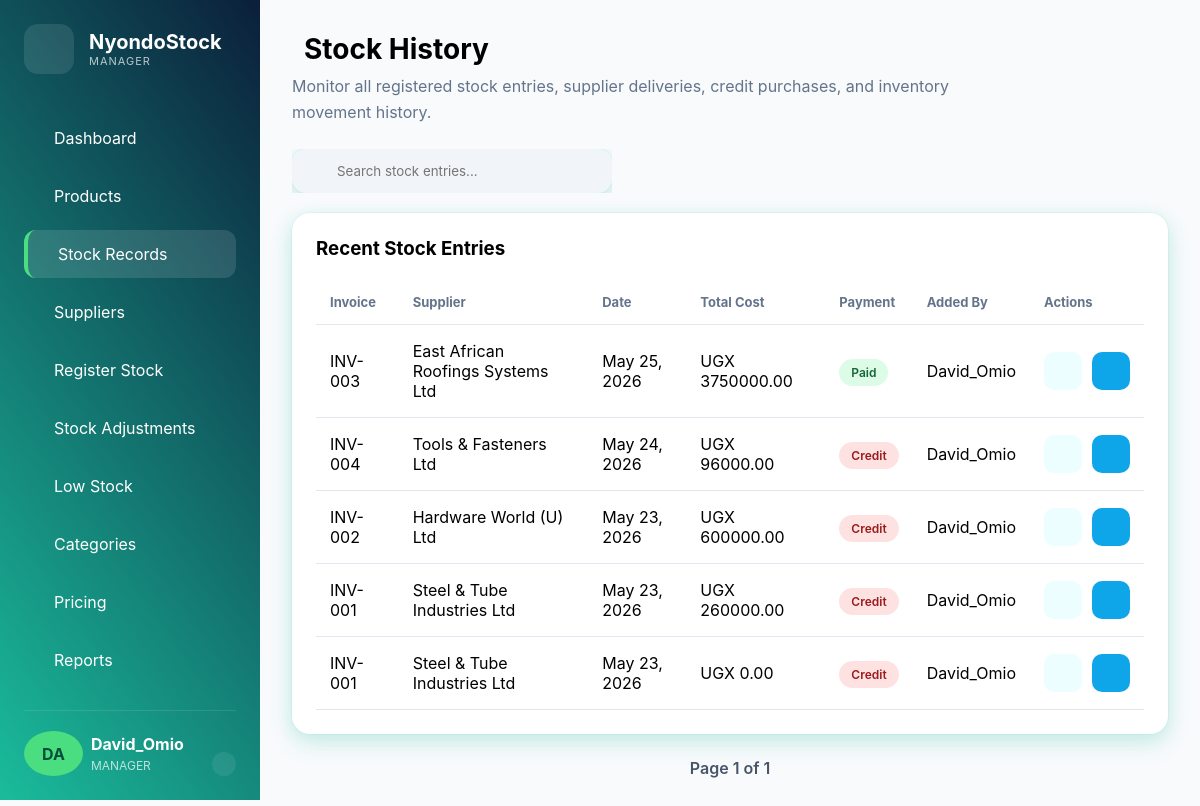
The page /stock_history/ (signed in) on the database its author committed.
### inventory_app/models.py (models this page shows, shortened)
class StockEntry(models.Model):
    PAYMENT_METHODS = (
        ('CASH', 'Cash'),
        ('MOMO', 'Mobile Money'),
        ('BANK', 'Bank Transfer'),
        ('CHEQUE', 'Cheque'),
    )
    supplier = models.ForeignKey(
        Supplier,
        on_delete=models.CASCADE
    )
    added_by = models.ForeignKey(
        'auth.User',
        on_delete=models.SET_NULL,
        null=True
    )
    invoice_number = models.CharField(
        max_length=100,
        blank=True,
        null=True
    )
    stock_date = models.DateField(default=now)
    supplied_on_credit = models.BooleanField(default=False)
    total_cost = models.DecimalField(
        max_digits=12,
        decimal_places=2,
        default=0
    )
    payment_method = models.CharField(
        max_length=20,
        choices=PAYMENT_METHODS,
        blank=True,
        null=True
    )
    transaction_reference = models.CharField(
        max_length=100,
        blank=True,
        null=True
    )
    notes = models.TextField(
        blank=True,
        null=True
    )
    date_added = models.DateTimeField(
        auto_now_add=True
    )

class Supplier(models.Model):
    COMPANY_TYPES = (
        ('SOLE', 'Sole Proprietorship'),
        ('PARTNERSHIP', 'Partnership'),
        ('LLC', 'Limited Liability Company'),
        ('CORPORATION', 'Corporation'),
    )
    supplier_name = models.CharField(max_length=150)
    contact_person = models.CharField(max_length=100)
    job_title = models.CharField(
        max_length=100,
        blank=True
    )
    phone_number = models.CharField(max_length=20)
    alternative_phone = models.CharField(
        max_length=20,
        blank=True
    )
    email = models.EmailField(blank=True)
    company_type = models.CharField(
        max_length=30,
        choices=COMPANY_TYPES,
        blank=True
    )
    business_registration_number = models.CharField(
        max_length=100,
        blank=True
    )
    tin_number = models.CharField(
        max_length=100,
        blank=True
    )
    website = models.URLField(blank=True)
    address = models.TextField(blank=True)
    city = models.CharField(
        max_length=100,
        blank=True
    )
    country = models.CharField(
        max_length=100,
        default='Uganda'
    )
    balance_due = models.DecimalField(
        max_digits=12,
        decimal_places=2,
        default=0
    )
    is_credit_supplier = models.BooleanField(default=False)
    created_at = models.DateTimeField(
        auto_now_add=True
    )

### inventory_app/views.py (the view)
# urls.py: path('stock_history/', views.stock_history,name='stock_history'),
@login_required
@allowed_roles(['ADMIN', 'MANAGER'])
def stock_history(request):
    stock_entries = StockEntry.objects.all().order_by(
    '-date_added'
    )
    paginator = Paginator(stock_entries, 10)
    page_number = request.GET.get('page')
    page_obj = paginator.get_page(page_number)
    context = {
        'stock_entries': stock_entries,
        'page_obj': page_obj
    }
    return render(
        request,
        'manager/stock_history.html',
        context
    )

### templates/manager/stock_history.html (shortened to what this page needs)
{% extends 'manager/base_manager.html' %}
{% block content %}
<div class="page-header">
  <div>
    <h1>
      Stock History
    </h1>
    <p>
      Monitor all registered stock entries, supplier deliveries, credit
      purchases, and inventory movement history.
    </p>
  </div>
</div>
<div class="search-box">
  <input type="text" placeholder="Search stock entries..." />
</div>
<div class="card">
  <div class="table-top">
    <h3>Recent Stock Entries</h3>
  </div>
  <div class="table-wrapper table-responsive">
    <table>
      <thead>
        <tr>
          <th>Invoice</th>
          <th>Supplier</th>
          <th>Date</th>
          <th>Total Cost</th>
          <th>Payment</th>
          <th>Added By</th>
          <th>Actions</th>
        </tr>
      </thead>
      <tbody>
        {% for entry in page_obj %}
        <tr>
          <td>
            {% if entry.invoice_number %} {{ entry.invoice_number }} {% else %}
            <span class="muted"> No Invoice </span>
            {% endif %}
          </td>
          <td>{{ entry.supplier.supplier_name }}</td>
          <td>{{ entry.stock_date }}</td>
          <td>UGX {{ entry.total_cost }}</td>
          <td>
            {% if entry.supplied_on_credit %}
            <span class="badge danger"> Credit </span>
            {% else %}
            <span class="badge success"> Paid </span>
            {% endif %}
          </td>
          <td>{{ entry.added_by }}</td>
          <td>
            <div class="action-buttons">
              <a href="{% url 'stock_details' entry.id %}" class="action-btn">
              </a>
              <a
                href="{% url 'edit_stock_entry' entry.id %}"
                class="btn-icon edit"
              >
              </a>
            </div>
          </td>
        </tr>
        {% endfor %}
      </tbody>
    </table>
  </div>
</div>
<div class="pagination">
  <span>
    Page {{ page_obj.number }} of {{ page_obj.paginator.num_pages }}
  </span>
</div>
{% endblock %}

### templates/manager/partials/sidebar.html (shortened to what this page needs)
<aside class="sidebar">
    <div class="logo-section">
        <div class="logo-icon">
        </div>
        <div>
            <h2>NyondoStock</h2>
            <p>
            <span>
                {% for group in request.user.groups.all %}
                {{ group.name }}
                {% endfor %}
            </span>
            </p>
        </div>
    </div>
    {% for group in request.user.groups.all %}
    {% if group.name == 'ADMIN' or group.name == 'MANAGER' %}
        <nav class="nav-menu">
        <a href="{% url 'manager_dashboard' %}"
        class="nav-item {% if request.resolver_match.url_name == 'manager_dashboard' %}active{% endif %}">
            Dashboard
        </a>
        <a href="{% url 'product_list' %}"class="nav-item {% if request.resolver_match.url_name == 'product_list' %}active{% endif %}">
            Products
        </a>
        <a href="{% url 'stock_history' %}"class="nav-item {% if request.resolver_match.url_name == 'stock_history' %}active{% endif %}">
            Stock Records
        </a>
        <a href="{% url 'supplier_list' %}"
        class="nav-item {% if request.resolver_match.url_name == 'supplier_list' %}active{% endif %}">
            Suppliers
        </a>
        <a href="{% url 'register_stock' %}"
        class="nav-item {% if request.resolver_match.url_name == 'register_stock' %}active{% endif %}">
            Register Stock
        </a>
        <a href="{% url 'stock_adjustments' %}"
        class="nav-item {% if request.resolver_match.url_name == 'stock_adjustments' %}active{% endif %}">
            Stock Adjustments
        </a>
        <a href="{% url 'low_stock' %}"
        class="nav-item {% if request.resolver_match.url_name == 'low_stock' %}active{% endif %}">
            Low Stock
        </a>
        <a href="{% url 'category_list' %}"class="nav-item {% if request.resolver_match.url_name == 'category_list' %}active{% endif %}">
            Categories
        </a>
        <a href="{% url 'pricing_list' %}" class="nav-item {% if request.resolver_match.url_name == 'pricing_list' %}active{% endif %}">
            Pricing
        </a>
        <a href="{% url 'reports_dashboard' %}" class="nav-item {% if request.resolver_match.url_name == 'reports_dashboard' %}active{% endif %}">
            Reports
        </a>
    </nav>
    {% endif %}
    {% endfor %}
    <div class="sidebar-footer">
        <div class="avatar">
            {{ request.user.username|slice:":2"|upper }}
        </div>
        <div class="user-details">
             <div style="display: inline-block;">
            <strong>
                {{ request.user.username }}
            </strong>
            <span>
                {% for group in request.user.groups.all %}
                {{ group.name }}
                {% endfor %}
            </span>
            </div>
            <a href="{% url 'logout' %}" class="logout-btn">
            </a>
        </div>
    </div>
</aside>

### templates/manager/base_manager.html (style rules this page uses)
:root { --sidebar-gradient: linear-gradient(235deg, #0b1f3a, #1abc9c); --body-bg: #f8fafc; --card-bg: #ffffff; --text-dark: #1e293b; --text-muted: #64748b; --border-color: #e2e8f0; --shadow: 0 10px 25px rgba(20, 184, 166, 0.14), 0 4px 18px rgba(16, 185, 129, 0.12), 0 0 0 1px rgba(45, 212, 191, 0.08); --radius: 18px; }
* { margin: 0; padding: 0; box-sizing: border-box; font-family: "Inter", sans-serif; }
body { background: var(--body-bg); overflow-x: hidden; }
.sidebar { width: 260px; background: var(--sidebar-gradient); color: white; padding: 24px; display: flex; flex-direction: column; height: 100vh; position: sticky; left: 0; top: 0; overflow-y: auto; flex-shrink: 0; }
.nav-item.active { background: rgba(255, 255, 255, 0.12); color: white; border-left: 4px solid #4ade80; }
.logo-section { display: flex; align-items: center; gap: 15px; margin-bottom: 40px; }
.logo-icon { width: 50px; height: 50px; border-radius: 14px; background: rgba(255, 255, 255, 0.1); display: flex; align-items: center; justify-content: center; font-size: 24px; }
.logo-section h2 { font-size: 20px; }
.logo-section p { font-size: 11px; opacity: 0.7; letter-spacing: 1px; }
.nav-menu { flex-grow: 1; }
.nav-item { display: flex; align-items: center; gap: 14px; text-decoration: none; color: white; padding: 14px 16px; border-radius: 12px; margin-bottom: 10px; transition: 0.3s; }
.sidebar-footer { display: flex; align-items: center; gap: 8px; padding-top: 20px; border-top: 1px solid #ffffff1a; }
.avatar { width: 75px; height: 45px; border-radius: 50%; background: #4ade80; color: #064e3b; display: flex; align-items: center; justify-content: center; font-weight: bold; }
.user-details { display: flex; justify-content: space-between; align-items: center; gap: 4px; flex-direction: row; }
.user-details span { font-size: 12px; opacity: 0.7; }
.logout-btn { display: flex; align-items: center; gap: 8px; padding: 12px 12px; border-radius: 12px; text-decoration: none; color: white; margin-top: 20px; background: rgba(255, 255, 255, 0.08); transition: 0.3s; }
.card { background: var(--card-bg); border-radius: var(--radius); padding: 24px; box-shadow: var(--shadow); transition: 0.3s ease; box-shadow: 0 10px 30px rgba(16, 185, 129, 0.08), 0 4px 12px rgba(13, 77, 77, 0.06); }
.card, .stat-card, table, .form-control, input, select, textarea { box-shadow: var(--shadow); }
table { width: 100%; border-collapse: collapse; }
table th { text-align: left; padding: 14px; color: var(--text-muted); font-size: 13px; border-bottom: 1px solid var(--border-color); }
table td { padding: 16px 14px; border-bottom: 1px solid var(--border-color); }
.search-box { position: relative; width: 320px; overflow-x: auto; margin-bottom: 20px; }
.search-box input { width: 100%; padding: 14px 18px 14px 45px; border: none; border-radius: 14px; background: #f1f5f9; outline: none; }
.table-responsive { overflow-x: auto; }
tbody tr { transition: 0.2s; }
input, select, textarea { width: 100%; padding: 14px 16px; border: 1px solid #e2e8f0; border-radius: 12px; background: #fff; transition: 0.3s; }
.table-responsive { width: 100%; overflow-x: auto; }

### templates/manager/stock_history.html (style rules this page uses)
.action-buttons { display: flex; gap: 10px; }
.btn-icon { width: 38px; height: 38px; border-radius: 10px; display: flex; align-items: center; justify-content: center; text-decoration: none; color: white; }
.btn-icon.edit { background: #0ea5e9; }
.pagination { display: flex; align-items: center; justify-content: center; gap: 12px; margin-top: 24px; flex-wrap: wrap; }
.pagination span { font-weight: 600; color: #475569; }
.page-header { margin-bottom: 24px; }
.page-header h1 { display: flex; align-items: center; gap: 12px; font-size: 28px; margin-bottom: 8px; }
.page-header p { color: #64748b; max-width: 700px; line-height: 1.6; }
.table-top { margin-bottom: 20px; }
.table-wrapper { overflow-x: auto; }
table { width: 100%; border-collapse: collapse; }
th { text-align: left; padding: 14px; font-size: 13px; color: #64748b; border-bottom: 1px solid #e2e8f0; }
td { padding: 16px 14px; border-bottom: 1px solid #f1f5f9; }
.badge { padding: 6px 12px; border-radius: 30px; font-size: 12px; font-weight: 600; }
.badge.success { background: #dcfce7; color: #166534; }
.badge.danger { background: #fee2e2; color: #991b1b; }
.action-btn { width: 38px; height: 38px; display: flex; align-items: center; justify-content: center; border-radius: 10px; background: #ecfeff; color: #0891b2; text-decoration: none; }

### rows shown on the page
StockEntry: invoice_number "INV-003", supplier.supplier_name "East African Roofings Systems Ltd", stock_date "May 25, 2026", total_cost "3750000.00", supplied_on_credit "Paid", added_by "David_Omio"
StockEntry: invoice_number "INV-004", supplier.supplier_name "Tools & Fasteners Ltd", stock_date "May 24, 2026", total_cost "96000.00", supplied_on_credit "Credit", added_by "David_Omio"
StockEntry: invoice_number "INV-002", supplier.supplier_name "Hardware World (U) Ltd", stock_date "May 23, 2026", total_cost "600000.00", supplied_on_credit "Credit", added_by "David_Omio"
StockEntry: invoice_number "INV-001", supplier.supplier_name "Steel & Tube Industries Ltd", stock_date "May 23, 2026", total_cost "260000.00", supplied_on_credit "Credit", added_by "David_Omio"
StockEntry: invoice_number "INV-001", supplier.supplier_name "Steel & Tube Industries Ltd", stock_date "May 23, 2026", total_cost "0.00", supplied_on_credit "Credit", added_by "David_Omio"

### other values the page prints
{{ group.name }} "MANAGER"
{{ request.user.username|slice:":2"|upper }} "DA"
{{ request.user.username }} "David_Omio"
{{ page_obj.number }} "1"
{{ page_obj.paginator.num_pages }} "1"
